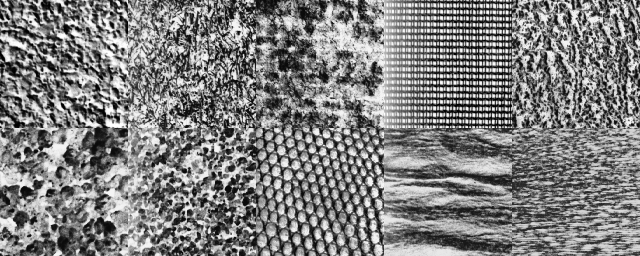
#> input picture slt-coding-exercises-23/texture.png, 640 x 256 px
$ jupyter execute slt-ce-3_test.ipynb   (shell and % lines are left out)
#> lines starting #> are read from the running program, lines starting #| are printed output that depends on the picture
legi:

# SLT-CE-3: Histogram Clustering

In this coding exercise, you will segment an image with histogram clustering (HC). You will implement two different methods: maximum a posterior probability (MAP) and deterministic annealing (DA) for predicting the cluster membership for each pixel.

<h2 style="background-color:#f0b375;"> References </h2>

[1] Histogram clustering for unsupervised image segmentation: http://ieeexplore.ieee.org/document/784981

[2] Lecture Slides 5: https://ml2.inf.ethz.ch/courses/slt/lectures/slt23_lecture05.pdf

[3] Lecture script: https://ml2.inf.ethz.ch/courses/slt/lectures/SLT_Script.pdf, chapter 2.7

<h2 style="background-color:#f0b375;"> Setup </h2>

[cell 1]
import sklearn as skl
import matplotlib.pyplot as plt
import numpy as np

from sklearn.utils.validation import check_is_fitted
from matplotlib.image import imread

## Texture and corresponding label map
(This texture is used to fit your model.)

[cell 2]
texture = imread("texture.png")
#> texture is the input picture: shape (256, 640) float32; min 0, max 1, mean 0.498

patch_grid_shape = (2, 5)
patch_shape = (128, 128)
label_map = np.ones(texture.shape)
for patch in range(np.prod(patch_grid_shape)):
    i, j = np.unravel_index(patch, patch_grid_shape)
    label_map[patch_shape[0] * i:patch_shape[0] * (i + 1), \
              patch_shape[1] * j:patch_shape[1] * (j + 1)] = np.ravel_multi_index((i, j), patch_grid_shape)

plt.imshow(texture)
plt.title("Textures")
plt.figure()
plt.imshow(label_map, cmap="tab20")
plt.title("Labels")
plt.show()
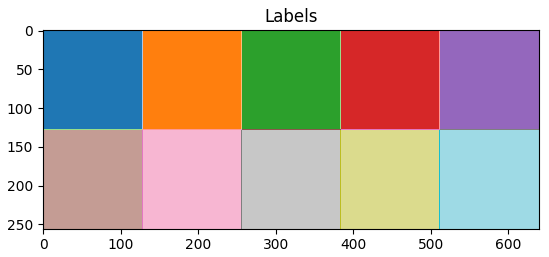
#> figure drawn by matplotlib, 1 panel

## Permuted texture and label map
(The permuted texture is used for the prediction)

[cell 3]
perm_patch_grid_shape = tuple(i * 2 for i in patch_grid_shape)
perm_patch_shape = tuple(i // 2 for i in patch_shape)
n_perm_patches = np.prod(patch_grid_shape) * 4

np.random.seed(5)
perm = np.random.permutation(n_perm_patches)

perm_texture = np.ones(texture.shape)
perm_label_map = np.ones(texture.shape)

for patch, perm_patch in enumerate(perm):
    i, j = np.unravel_index(patch, perm_patch_grid_shape) * np.array(perm_patch_shape)
    ip, jp = np.unravel_index(perm_patch, perm_patch_grid_shape) * np.array(perm_patch_shape)

    perm_texture[ip:ip + perm_patch_shape[0], jp:jp + perm_patch_shape[1]] \
        = texture[i:i + perm_patch_shape[0], j:j + perm_patch_shape[1]]

    perm_label_map[ip:ip + perm_patch_shape[0], jp:jp + perm_patch_shape[1]] \
        = label_map[i:i + perm_patch_shape[0], j:j + perm_patch_shape[1]]
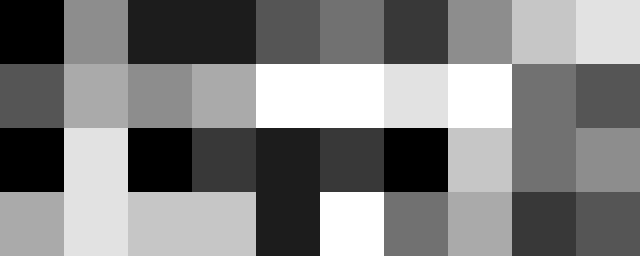
#> perm_label_map: shape (256, 640) float64; min 0, max 9, mean 4.5; drawn with min black and max white
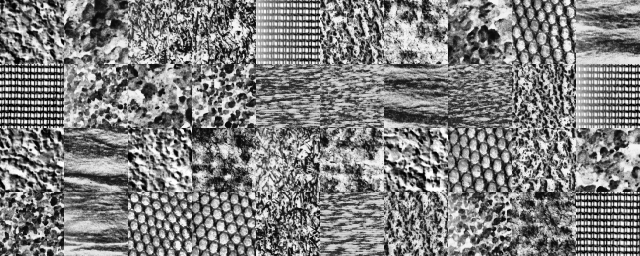
#> perm_texture: shape (256, 640) float64; min 0, max 1, mean 0.498

plt.imshow(perm_texture)
plt.title("Permuted Textures")
plt.figure()
plt.imshow(perm_label_map, cmap="tab20")
plt.title("Permuted Labels")
plt.show()

<h2 style="background-color:#f0b375;">
Section 4.0
<span style=font-size:50%> Complete all problems in this section to get a pass on this exercise. </span>
</h2>

<p style="background-color:#adebad;">
    Read the references and recapitulate the parameter estimation formulas for both: maximum a posteriori probability estimation (MAP) and Deterministic Annealing (DA) estimation. In particular, write down how equation (5) in reference <a href=http://ieeexplore.ieee.org/document/784981>[1]</a> looks for the case of DA (using the notation of reference [1]).<br>
Hint: try to derive $\hat P(y|c)$ from $\hat P(c|x)$ and use the maximum entropy principle to find $\hat P(c|x)$.
</p>

Put your recap here.

In the case of DA, equation (5) becomes $\hat{P}(y|c)=\dots$

[cell 4]
from sklearn.feature_extraction import image

class HistogramClustering(skl.base.BaseEstimator, skl.base.TransformerMixin):
    """Template class for HistogramClustering (HC)

    Attributes:
        centroids (np.ndarray): Array of centroid distributions p(y|c) with shape (n_clusters, n_bins).

    Parameters:
        n_clusters (int): Number of clusters (textures).
        n_bins (int): Number of bins used to discretize the range of pixel values found in input image X.
        window_size (int): Size of the window used to compute the local histograms for each pixel.
                           Should be an odd number larger or equal to 3.
        random_state (int): Random seed.
        estimation (str): Whether to use Maximum a Posteriori ("MAP") or
                          Deterministic Annealing ("DA") estimation.
    """

    def __init__(self, n_clusters=10, n_bins=64, window_size=7, random_state=42, estimation="MAP"):
        self.n_clusters = n_clusters
        self.n_bins =n_bins
        self.window_size = window_size
        self.random_state = random_state
        self.estimation = estimation
        # Add more parameters, if necessary.

    def fit(self, X):
        """Compute HC for input image X

        Compute centroids.

        Args:
            X (np.ndarray): Input array with shape (height, width)

        Returns:
            self
        """

        self.n_samples=X.shape[0]*X.shape[1]
#> self.n_samples = 163840

        patches=self.patch_extraction(X)
#> in patch_extraction, `X_padded= np.pad(X, pad_width=((n_pad, n_pad), (n_pad, n_pad)), mode='..`:
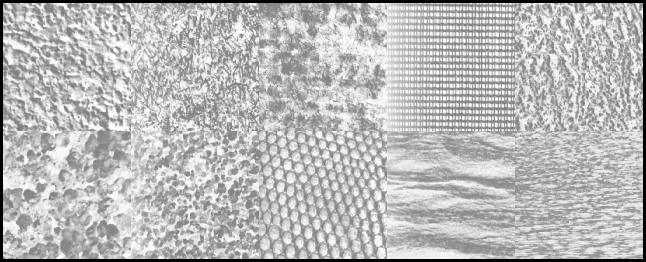
#> X_padded: shape (262, 646) float32; min -1, max 1, mean 0.45; drawn with min black and max white
        patches=patches.reshape(patches.shape[0], self.window_size**2)

        p_y_mid_x=np.zeros((self.n_samples, self.n_bins))

        for i in range(self.n_samples):
            p_y_mid_x[i, :]=self.calculate_histogram(patches[i, :]) #calculate p(y|x)


        #self.p_y=1/self.n_samples*sum([self.cond_y_x[:, i, j] for i in range(X.shape[0]) for j in range(X.shape[1])])


        if self.estimation == "MAP":

            #we assume uniform prior on P(c). Hence, in equation 6, we do not have to consider the log(P_c) term
            #p_c=1/self.n_clusters*np.ones(n_clusters)

            self.cluster_centers=np.random.rand(self.n_clusters, self.n_bins)
            self.cluster_centers/=self.cluster_centers.sum(axis=1, keepdims=True)

            assignments= np.argmin(-p_y_mid_x.dot(np.log(self.cluster_centers).T), axis=-1)

            while True:

                old_ass=assignments.copy()

                for cid in range(self.n_clusters):
                    self.cluster_centers[cid]=np.mean(p_y_mid_x[assignments==cid], axis=0)

                self.cluster_centers+=1e-8

                assignments=np.argmin(-p_y_mid_x.dot(np.log(self.cluster_centers).T), axis=-1)

                if np.sum(assignments-old_ass) == 0:
                    break

            self.cluster_centers/=self.cluster_centers.sum(axis=1, keepdims=True)
            self.centroids=self.cluster_centers.copy()

        return self

    def patch_extraction(self, X, window_size=None):

        patch= window_size if window_size is not None else self.window_size
        n_pad=(patch-1)//2
        patch_grid=(patch, patch)

        X_padded= np.pad(X, pad_width=((n_pad, n_pad), (n_pad, n_pad)), mode='constant', constant_values=-1)
        return image.extract_patches_2d(X_padded, patch_grid)


    def calculate_histogram(self, patch):

        masked_patch=patch[patch>=0] #we don't consider padded pixels

        hist=np.histogram(masked_patch, bins=np.linspace(0,1,self.n_bins+1))[0]

        return hist/np.sum(hist)


    def predict(self, p_y_mid_x, X):
        """Predict cluster assignments for each pixel in image X.

        Args:
            X (np.ndarray): Input array with shape (height, width)

        Returns:
            C (np.ndarray): Assignment map (height, width)
        """
        check_is_fitted(self, ["centroids"])

        # Your code goes here

        if self.estimation=='MAP':

            #C_hat=((-np.matmul(self.pred_cond_y_x, (np.log(self.centroids+eps)).T)).argmin(1)).flatten()
            C_hat=np.argmin(-p_y_mid_x.dot(np.log(self.centroids).T), axis=1)

        C_hat=C_hat.reshape(X.shape)

        return C_hat

    def generate(self, C):
        """Generate a sample image X from a texture label map C.

        The entries of C are integers from the set {1,...,n_clusters}. They represent the texture labels
        of each pixel. Given the texture labels, a sample image X is generated by sampling
        the value of each pixel from the fitted p(y|c).

        Args:
            C (np.ndarray): Input array with shape (height, width)

        Returns:
            X (np.ndarray): Sample image (height, width)
        """
        check_is_fitted(self, ["centroids"])

        # Your code goes here

        return X

<p style="background-color:#adebad;">
Implement the "MAP" part of the <b>fit method</b> for the template class HistogramClustering, according to the contract outlined in its docstring. You can add more class methods if necessary. Create an instance of your HC class with n_clusters = 10 and fit the image texture. Record the execution time.
</p>

[cell 5]
HC = HistogramClustering()
HC.fit(texture)
check_is_fitted(HC, ["centroids"])

<h2 style="background-color:#f0b375;">
Section 4.5
<span style=font-size:50%> Complete all problems in this and previous sections to get a grade of 4.5 </span>
</h2>

<p style="background-color:#adebad;">
    <ul style="background-color:#adebad;">
        <li> Implement the <b>predict method</b> for the template class HC, according to the contract outlined in its docstring.
        </li>
        <li>
            Use HC.predict to predict the texture labels of perm_texture. Plot the predicted label map.
        </li>
    </ul>
</p>

[cell 6]

patches=HC.patch_extraction(perm_texture)
#> in patch_extraction (call 2), `X_padded= np.pad(X, pad_width=((n_pad, n_pad), (n_pad, n_pad)), mode='..`:
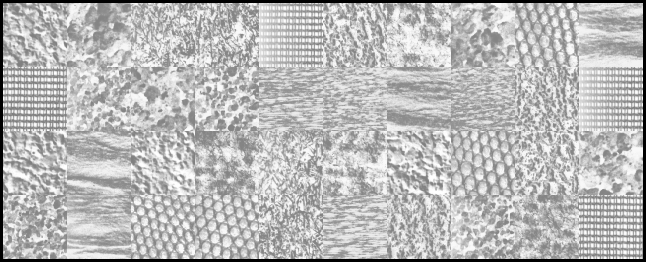
#> X_padded: shape (262, 646) float64; min -1, max 1, mean 0.45; drawn with min black and max white
